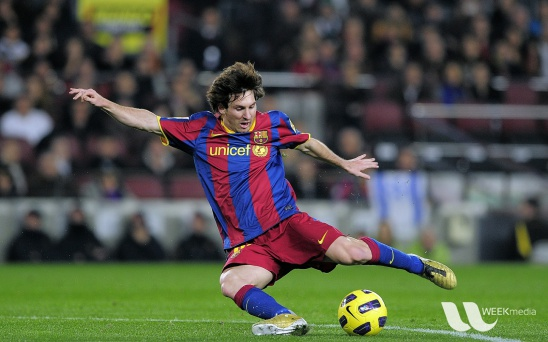
//> input picture computer-vision-basics/draw/messi5.jpg, 548 x 342 px
$ ./threshold-otsu ../draw/messi5.jpg   (built with g++ and OpenCV 4)
//> lines starting //> are read from the running program, lines starting //| are printed output that depends on the picture; after the words box and inside, x2 and y2 are one past the last pixel; in counts of white or black regions, pixels touching at a corner belong together
#include <cstdio>
#include "opencv2/opencv.hpp"

using namespace cv;

int main(int argc, char** argv) {
    // Define the arguments
    const String keys =
        "{ help   | | Print this message }"
        "{ @input | | Path to the image  }";

    // Construct the command line parser and parse the arguments
    CommandLineParser parser(argc, argv, keys);
    parser.about("Perform thresholding using Otsu's method");

    if (parser.has("help")) {
        parser.printMessage();
        printf("Example:\n");
        printf("threshold-otsu coins.jpg\n");
        return 0;
    }

    String input_path = parser.get<String>(0);

    if (!parser.check()) {
        parser.printErrors();
        return -1;
    }

    // Load the image
    Mat img = imread(input_path);
//> img is the input picture: 342 rows x 548 cols, CV_8UC3; mean B, G, R 72.4, 86, 82.2
    if (img.empty()) {
        printf("ERR: Cannot load the image\n");
        return -1;
    }
    imshow("Original", img);
    waitKey();

    // Convert the input image to grayscale
    Mat gray;
    cvtColor(img, gray, COLOR_BGR2GRAY);
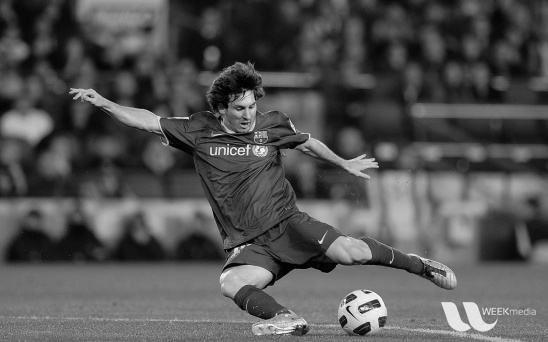
//> gray: 342 rows x 548 cols, CV_8UC1; min 0, max 251, mean 83.3

    // Blur the grayscale image
    Mat blurred;
    GaussianBlur(gray, blurred, Size(7, 7), 0.0);
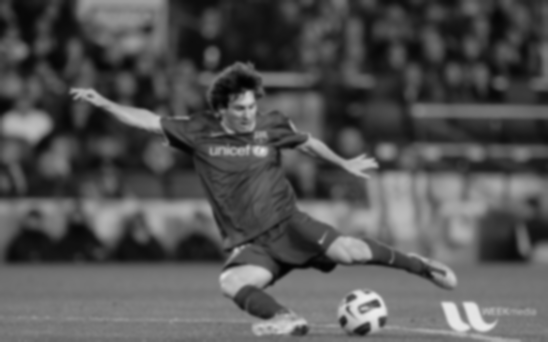
//> blurred: 342 rows x 548 cols, CV_8UC1; min 2, max 236, mean 83.3

    // Apply the thresholding using Otsu's method
    // We seek the segmented coins to appear as white on the black background
    // In the original image, coins are put on the brighter background, hence we use the inversed thresholding
    Mat threshInv;
    double T = threshold(gray, threshInv, 0.0, 255.0, THRESH_BINARY_INV | THRESH_OTSU); // The thresholding value is computed automatically, hence we supply 0 for the thresh param
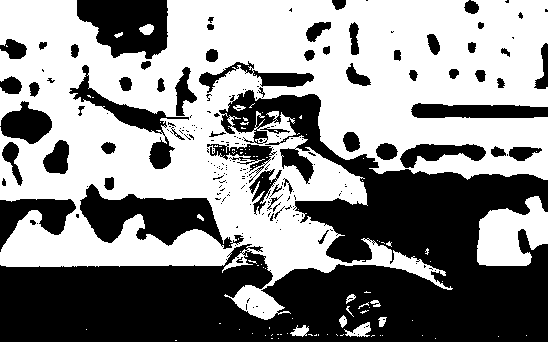
//> threshInv: 342 rows x 548 cols, CV_8UC1; 54.1% white; 228 black regions (165 under 20 px), largest, box (x1, y1, x2, y2) and area: (0, 90, 548, 342) 59219, (80, 184, 244, 249) 4887, (77, 0, 168, 59) 3947
//> T = 86
    printf("Otsu thresholding value : %.0f\n", T);
//| Otsu thresholding value : 86
    imshow("Threshold Binary Inversed", threshInv);
    waitKey();

    // Visualize the masked region in the original image by applying the bitwise AND operation
    // Noted that there are small holes inside the thresholed coins
    // We can filled these holes using morphological operations or countour methods
    Mat output;
    bitwise_and(img, img, output, threshInv);
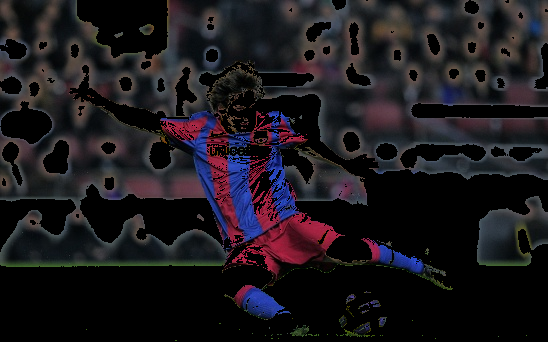
//> output: 342 rows x 548 cols, CV_8UC3; mean B, G, R 28.7, 24.2, 27.6
    imshow("Output", output);
    waitKey();

    return 0;
}
